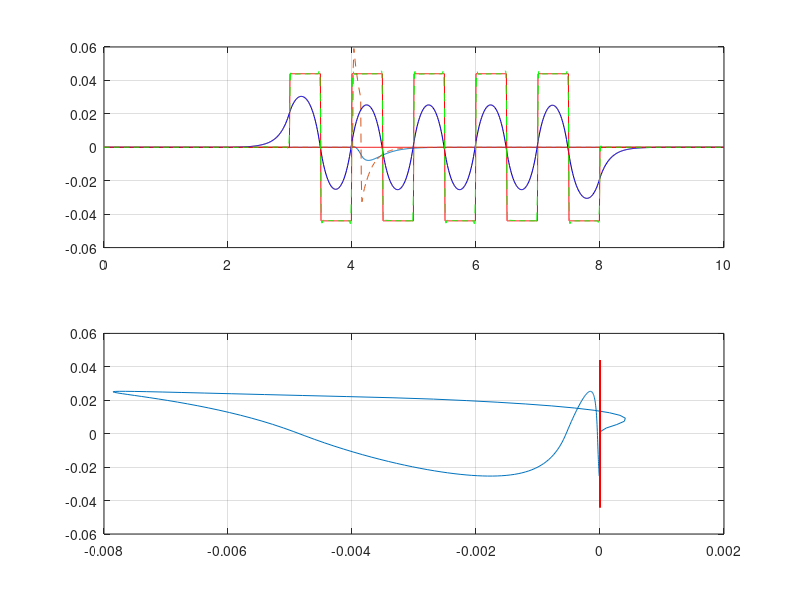

MATLAB code to generate this figure:
close all, clc;
clear all
disp('Preview Controll');

%↓歩幅・時間
%Foot = [0 0 0; 3 0.2 0.06; 3.5 0.4 -0.06; 4 0.6 0.06; 4.5 0.8 -0.06; 5 1 0.06;5.5 1.2 -0.06;6 1.4 0.06;6.5 1.6 -0.06;7 1.8 0.06;100 0 0];%ステップごとの足の位置
Foot = [0 0 0; 3 0 0.044; 3.5 0 -0.044; 4 0 0.044; 4.5 0 -0.044; 5 0 0.044; 5.5 0 -0.044; 6 0 0.044;6.5 0 -0.044;7 0 0.044;7.5 0 -0.044 ;8 0 0; 100 0 0];%ZMP値一定(0m)
%Foot = [0 0 0; 3 0.2 0.06; 3.5 0.4 -0.06; 4 0.6 0.06; 4.5 0.8 -0.06; 5 1 0.06;5.5 1.2 -0.06;6 1.4 0.06;6.5 1.6 -0.06;100 0 0];
%dx = [0 0 ; 3 0; 3.5 0 ; 4 0 ; 4.5 1 ; 5 1 ;5.5 0 ;100 0 ];%ステップ毎の外力
%dy = [0 0 ; 3 0; 3.5 0 ; 4 0 ; 4.5 1 ; 5 1 ;5.5 0 ;100 0 ];

pc_time=1;%予見幅
calc_time=10;%歩行パターンの生成時間
sample_time=0.01;%サンプリングタイム
center_z=0.27;%重心位置(z軸)(Acceliteは0.27m)
g=-9.81;%重力加速度

%システムの係数行列
A=[0 1 0;0 0 1;0 0 0];
B=[0;0;1];
C=[1 0 center_z/g];
D=0;
E_d=[sample_time;1;0];%外乱行列
sys=ss(A,B,C,D);%状態空間モデルの作成
sys_d=c2d(sys,sample_time);%sample_timeで離散化
[A_d,B_d,C_d,D_d]=ssdata(sys_d);%状態空間モデルにアクセス(係数行列の取得)

%エラーシステムの係数行列
ZERO=[0;0;0];
phi=[1 -C_d*A_d;ZERO A_d];
G=[-C_d*B_d;B_d];
GR=[1;ZERO];
G_d=[-C_d*E_d;E_d];

Q=zeros(4,4);%零行列
Q(1)=1e+8;%重み係数(ZMPが理想系に近づくのは1e+8)
H=1;%重み係数

%リカッチ方程式の安定解とゲインKを求める
%sys_lqr=ss(phi,G,Q,H);
[K,P]=dlqr(phi,G,Q,H);
K=-(H+G'*P*G)^(-1)*G'*P*phi;

%初期値
x = [0; 0; 0];
y = [0; 0; 0];
xp = x;
yp = x;

t = 0:sample_time:calc_time;%0から歩行パターン生成時間までサンプリングタイム0.01sで刻む

%↓インクリメント用に最初に1を代入
i = 1;										
n = 1;

for tt = 0:sample_time:calc_time+pc_time+1
	if (tt == Foot(n,1))%進ませた時間が目標ZMP値を設定した時間が一致したとき
		prefx(i) = Foot(n,2);%目標ZMP(x)
		prefy(i) = Foot(n,3);%目標ZMP(y)
		n = n + 1;%1ステップ進む
    else%時間が一致しない場合はそのまま
		prefx(i) = prefx(i-1);
		prefy(i) = prefy(i-1);
	end
	i = i + 1;
end

i = 0;
ux = 0;
uy = 0;

xi = (eye(4,4)-G*(H+G'*P*G)^(-1)*G'*P)*phi;

%dux,duyは計算によって得られる制御入力
%ux,uyは計算による制御入力
for tt = t
	i = i + 1;
	px = C_d*x;%出力ZMP(x方向)
	py = C_d*y;%出力ZMP(y方向)
	ex = prefx(i) - px;%目標ZMPとの誤差(x方向)
	ey = prefy(i) - py;%目標ZMPとの誤差(y方向)
	X = [ex; x - xp];%xpは前回の重心位置(x方向)
	Y = [ey; y - yp];%ypは前回の重心位置(y方向)
	xp = x;
	yp = y;
    
	dux = K * X;
	j = 0;
	for ttt = tt : sample_time : (tt + pc_time) ;
		j = j + 1;
		if (prefx(i+j) - prefx(i+j-1)) ~= 0%目標ZMPの誤差が0でない
			f  = -(H+G'*P*G)^(-1)*G'*(xi')^(j-1)*P*GR;
            fd = -(H+G'*P*G)^(-1)*(xi')^j*P*G_d;
			dux = dux + f * (prefx(i+j) - prefx(i+j-1));
		end
	end
	ux = ux + dux;
                                                                                                                                                
	duy = K * Y;
	j = 0;
	for ttt = tt : sample_time : (tt + pc_time)
		j = j + 1;
		if (prefy(i+j) - prefy(i+j-1)) ~= 0
			f  = -(H+G'*P*G)^(-1)*G'*(xi')^(j-1)*P*GR;
            fd = -(H+G'*P*G)^(-1)*G'*(xi')^j*P*G_d;
			duy = duy + f * (prefy(i+j) - prefy(i+j-1));
		end
	end
	uy = uy + duy;

    %↓外乱条件分岐
    if(5<=ttt&&ttt<=5.12)
        dx=1;
        dy=0;
        x = A_d * x + B_d * ux + E_d * dx * sample_time;
        y = A_d * y + B_d * uy + E_d * dy * sample_time;
    else
        dx=0;
        dy=0;
        x = A_d * x + B_d * ux + E_d * dx * sample_time;
        y = A_d * y + B_d * uy + E_d * dy * sample_time;
    end
	x0(i) = x(1);       %重心軌道
    y0(i) = y(1);
	x1(i) = prefx(i);   %入力ZMP
	y1(i) = prefy(i);
	x2(i) = px;         %出力ZMP
	y2(i) = py;
end

subplot(2,1,1);
plot( t,x0,t,x1,'r',t, x2,'--',t,y0,t,y0,'b', t,y1,'r',t, y2,'g--');
grid();
subplot(2,1,2);
plot( x0,y0,x1,y1,'r');
grid();
%subplot(4,1,3);
%plot(x0,y0);
%subplot(4,1,4);
%plot(x1,y1);
disp('Program Ended');